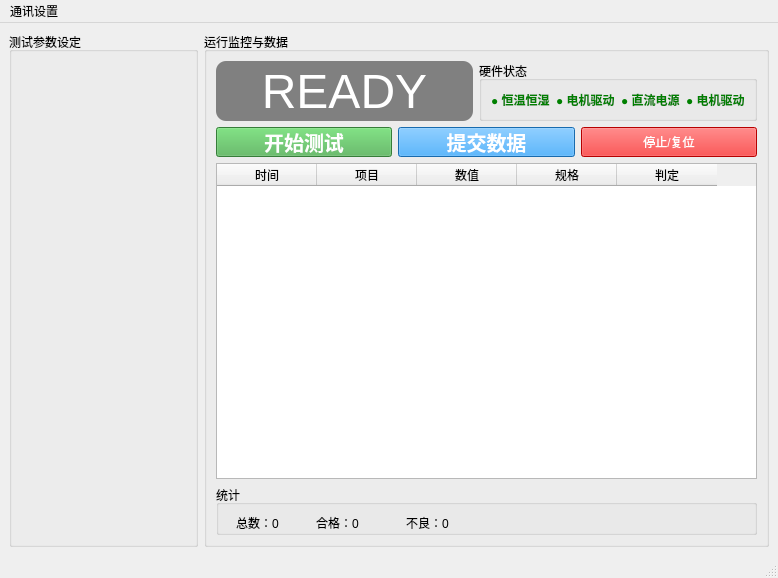
<?xml version="1.0" encoding="UTF-8"?>
<ui version="4.0">
 <class>MainWindow</class>
 <widget class="QMainWindow" name="MainWindow">
  <property name="geometry">
   <rect>
    <x>0</x>
    <y>0</y>
    <width>778</width>
    <height>578</height>
   </rect>
  </property>
  <property name="windowTitle">
   <string>MainWindow</string>
  </property>
  <widget class="QWidget" name="centralwidget">
   <layout class="QGridLayout" name="gridLayout">
    <item row="0" column="0">
     <widget class="QGroupBox" name="groupBox">
      <property name="sizePolicy">
       <sizepolicy hsizetype="Preferred" vsizetype="Preferred">
        <horstretch>1</horstretch>
        <verstretch>0</verstretch>
       </sizepolicy>
      </property>
      <property name="title">
       <string>测试参数设定</string>
      </property>
      <layout class="QVBoxLayout" name="verticalLayout">
       <item>
        <spacer name="verticalSpacer">
         <property name="orientation">
          <enum>Qt::Orientation::Vertical</enum>
         </property>
         <property name="sizeHint" stdset="0">
          <size>
           <width>20</width>
           <height>195</height>
          </size>
         </property>
        </spacer>
       </item>
       <item>
        <widget class="QLabel" name="label_3">
         <property name="sizePolicy">
          <sizepolicy hsizetype="Ignored" vsizetype="Expanding">
           <horstretch>0</horstretch>
           <verstretch>0</verstretch>
          </sizepolicy>
         </property>
         <property name="minimumSize">
          <size>
           <width>0</width>
           <height>120</height>
          </size>
         </property>
         <property name="maximumSize">
          <size>
           <width>16777215</width>
           <height>150</height>
          </size>
         </property>
         <property name="text">
          <string/>
         </property>
         <property name="pixmap">
          <pixmap>../../Desktop/LOGO.png</pixmap>
         </property>
         <property name="scaledContents">
          <bool>true</bool>
         </property>
         <property name="alignment">
          <set>Qt::AlignmentFlag::AlignBottom|Qt::AlignmentFlag::AlignLeading|Qt::AlignmentFlag::AlignLeft</set>
         </property>
        </widget>
       </item>
      </layout>
     </widget>
    </item>
    <item row="0" column="1">
     <widget class="QGroupBox" name="groupBox_2">
      <property name="sizePolicy">
       <sizepolicy hsizetype="Preferred" vsizetype="Preferred">
        <horstretch>3</horstretch>
        <verstretch>0</verstretch>
       </sizepolicy>
      </property>
      <property name="title">
       <string>运行监控与数据</string>
      </property>
      <layout class="QVBoxLayout" name="verticalLayout_2">
       <item>
        <layout class="QHBoxLayout" name="horizontalLayout_3">
         <item>
          <widget class="QLabel" name="lbl_status">
           <property name="minimumSize">
            <size>
             <width>0</width>
             <height>40</height>
            </size>
           </property>
           <property name="styleSheet">
            <string notr="true">background-color: gray; color: white; font-size: 48px; border-radius: 10px;</string>
           </property>
           <property name="text">
            <string>READY</string>
           </property>
           <property name="alignment">
            <set>Qt::AlignmentFlag::AlignCenter</set>
           </property>
          </widget>
         </item>
         <item>
          <widget class="QGroupBox" name="groupBox_3">
           <property name="minimumSize">
            <size>
             <width>0</width>
             <height>60</height>
            </size>
           </property>
           <property name="title">
            <string>硬件状态</string>
           </property>
           <layout class="QHBoxLayout" name="horizontalLayout_2">
            <item>
             <widget class="QLabel" name="lbl_stat_lcr">
              <property name="styleSheet">
               <string notr="true">color: green; font-weight: bold;</string>
              </property>
              <property name="text">
               <string>● 恒温恒湿</string>
              </property>
             </widget>
            </item>
            <item>
             <widget class="QLabel" name="lbl_stat_hioki">
              <property name="styleSheet">
               <string notr="true">color: green; font-weight: bold;</string>
              </property>
              <property name="text">
               <string>● 电机驱动</string>
              </property>
             </widget>
            </item>
            <item>
             <widget class="QLabel" name="lbl_stat_scope">
              <property name="styleSheet">
               <string notr="true">color: green; font-weight: bold;</string>
              </property>
              <property name="text">
               <string>● 直流电源</string>
              </property>
             </widget>
            </item>
            <item>
             <widget class="QLabel" name="lbl_stat_motor">
              <property name="styleSheet">
               <string notr="true">color: green; font-weight: bold;</string>
              </property>
              <property name="text">
               <string>● 电机驱动</string>
              </property>
             </widget>
            </item>
           </layout>
          </widget>
         </item>
        </layout>
       </item>
       <item>
        <layout class="QHBoxLayout" name="horizontalLayout_4">
         <item>
          <widget class="QPushButton" name="btn_start">
           <property name="minimumSize">
            <size>
             <width>0</width>
             <height>30</height>
            </size>
           </property>
           <property name="styleSheet">
            <string notr="true">background-color: #4CAF50; color: white; font-size: 20px; font-weight: bold;</string>
           </property>
           <property name="text">
            <string>开始测试</string>
           </property>
          </widget>
         </item>
         <item>
          <widget class="QPushButton" name="btn_submit">
           <property name="minimumSize">
            <size>
             <width>0</width>
             <height>30</height>
            </size>
           </property>
           <property name="styleSheet">
            <string notr="true">background-color: #2196F3; color: white; font-size: 20px; font-weight: bold;</string>
           </property>
           <property name="text">
            <string>提交数据</string>
           </property>
          </widget>
         </item>
         <item>
          <widget class="QPushButton" name="btn_stop">
           <property name="minimumSize">
            <size>
             <width>0</width>
             <height>30</height>
            </size>
           </property>
           <property name="styleSheet">
            <string notr="true">background-color: red; color: white;</string>
           </property>
           <property name="text">
            <string>停止/复位</string>
           </property>
          </widget>
         </item>
        </layout>
       </item>
       <item>
        <widget class="QTableWidget" name="table_data">
         <column>
          <property name="text">
           <string>时间</string>
          </property>
         </column>
         <column>
          <property name="text">
           <string>项目</string>
          </property>
         </column>
         <column>
          <property name="text">
           <string>数值</string>
          </property>
         </column>
         <column>
          <property name="text">
           <string>规格</string>
          </property>
         </column>
         <column>
          <property name="text">
           <string>判定</string>
          </property>
         </column>
        </widget>
       </item>
       <item>
        <widget class="QGroupBox" name="groupBox_4">
         <property name="minimumSize">
          <size>
           <width>0</width>
           <height>50</height>
          </size>
         </property>
         <property name="title">
          <string>统计</string>
         </property>
         <widget class="QLabel" name="label_8">
          <property name="geometry">
           <rect>
            <x>20</x>
            <y>30</y>
            <width>58</width>
            <height>16</height>
           </rect>
          </property>
          <property name="text">
           <string>总数：0</string>
          </property>
         </widget>
         <widget class="QLabel" name="label_9">
          <property name="geometry">
           <rect>
            <x>100</x>
            <y>30</y>
            <width>58</width>
            <height>16</height>
           </rect>
          </property>
          <property name="text">
           <string>合格：0</string>
          </property>
         </widget>
         <widget class="QLabel" name="label_10">
          <property name="geometry">
           <rect>
            <x>190</x>
            <y>30</y>
            <width>58</width>
            <height>16</height>
           </rect>
          </property>
          <property name="text">
           <string>不良：0</string>
          </property>
         </widget>
        </widget>
       </item>
      </layout>
     </widget>
    </item>
   </layout>
  </widget>
  <widget class="QMenuBar" name="menubar">
   <property name="geometry">
    <rect>
     <x>0</x>
     <y>0</y>
     <width>778</width>
     <height>24</height>
    </rect>
   </property>
   <widget class="QMenu" name="menu">
    <property name="title">
     <string>通讯设置</string>
    </property>
    <addaction name="actionsss"/>
    <addaction name="separator"/>
    <addaction name="actiona"/>
    <addaction name="separator"/>
    <addaction name="actiona_2"/>
    <addaction name="separator"/>
    <addaction name="separator"/>
    <addaction name="separator"/>
    <addaction name="action_com_config"/>
   </widget>
   <addaction name="menu"/>
  </widget>
  <widget class="QStatusBar" name="statusbar"/>
  <action name="actionsss">
   <property name="text">
    <string>连接 LCR 电桥</string>
   </property>
  </action>
  <action name="actionsss_2">
   <property name="text">
    <string>连接 匝间测试仪</string>
   </property>
  </action>
  <action name="actionsss_3">
   <property name="text">
    <string>连接 示波器</string>
   </property>
  </action>
  <action name="action">
   <property name="text">
    <string>-</string>
   </property>
  </action>
  <action name="actiona">
   <property name="text">
    <string>连接 匝间测试仪</string>
   </property>
  </action>
  <action name="actiona_2">
   <property name="text">
    <string>连接 示波器</string>
   </property>
  </action>
  <action name="action_com_config">
   <property name="text">
    <string>端口配置</string>
   </property>
  </action>
 </widget>
 <resources/>
 <connections/>
</ui>
